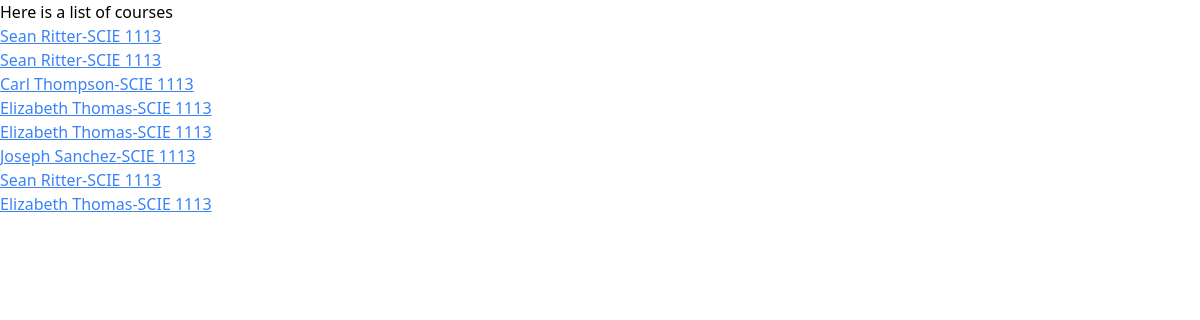
The page /search/subject=SCIE/number=1113/ on the database its author committed.
### professors/models.py (models this page shows, shortened)
class Course(models.Model):
    school = models.ForeignKey(School, on_delete=models.CASCADE)
    subject = models.CharField(max_length=30)
    course_number = models.CharField(max_length=20, blank=True, null=True)
    professor = models.ForeignKey(Professor, on_delete=models.CASCADE)

class Professor(models.Model):
    name = models.CharField(max_length=100)
    school = models.ForeignKey(School, on_delete=models.CASCADE)
    department = models.CharField(max_length=100, blank=True, null=True)

### professors/views.py (the view)
# urls.py: path('search/subject=<str:subject>/number=<str:course_number>/', views.search_course, name='search_course'),
def search_course(request, subject, course_number):
    courses = Course.objects.filter(subject=subject).filter(course_number=course_number)
    return render(request, 'professors/search_course.html', context={'results': courses})

### professors/templates/professors/search_course.html
{% extends 'professors/base.html' %} {% block content %}
<div>
  <p>Here is a list of courses</p>
  {% for result in results %}
  <p>
    <a
      class="underline text-blue-500"
      href="{% url 'course_ratings' result.id %}"
      >{{ result.professor.name}}-{{ result.subject }}
      {{result.course_number}}</a
    >
  </p>
  {% endfor %}
</div>
{% endblock %}

### rows shown on the page
Course: professor.name "Sean Ritter", subject "SCIE", course_number "1113"
Course: professor.name "Sean Ritter", subject "SCIE", course_number "1113"
Course: professor.name "Carl Thompson", subject "SCIE", course_number "1113"
Course: professor.name "Elizabeth Thomas", subject "SCIE", course_number "1113"
Course: professor.name "Elizabeth Thomas", subject "SCIE", course_number "1113"
Course: professor.name "Joseph Sanchez", subject "SCIE", course_number "1113"
Course: professor.name "Sean Ritter", subject "SCIE", course_number "1113"
Course: professor.name "Elizabeth Thomas", subject "SCIE", course_number "1113"
